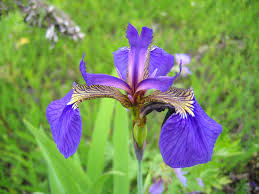
#> input picture images/Seimage1.jpeg, 259 x 194 px
$ jupyter execute Week2_1_inlinedemo.ipynb
#> lines starting #> are read from the running program, lines starting #| are printed output that depends on the picture
[cell 1]
# Import the necessary packages
import cv2
import cv2
import matplotlib.pyplot as plt

def convert_to_grayscale(image):
    """
    Converts an image to grayscale.

    Parameters:
    image (numpy.ndarray): The input image.

    Returns:
    numpy.ndarray: The grayscale image.
    """
    gray_image = cv2.cvtColor(image, cv2.COLOR_BGR2GRAY)
    return gray_image

# Load the color image
image = cv2.imread('images/Seimage1.jpeg')
#> image is the input picture: shape (194, 259, 3); mean B, G, R 94.1, 147, 121.5

# Convert the color image to grayscale
gray_image = convert_to_grayscale(image)
#> in convert_to_grayscale, `gray_image = cv2.cvtColor(image, cv2.COLOR_BGR2GRAY)`:
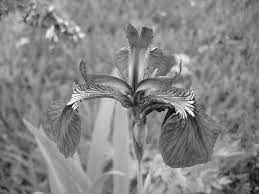
#> gray_image: shape (194, 259); min 1, max 254, mean 133.4

# Display the color image
plt.subplot(1, 2, 1)
plt.imshow(cv2.cvtColor(image, cv2.COLOR_BGR2RGB))
plt.title('Color Image')
plt.axis('off')

# Display the grayscale image
plt.subplot(1, 2, 2)
plt.imshow(gray_image, cmap='gray')
plt.title('Grayscale Image')
plt.axis('off')

# Show the plot
plt.show()
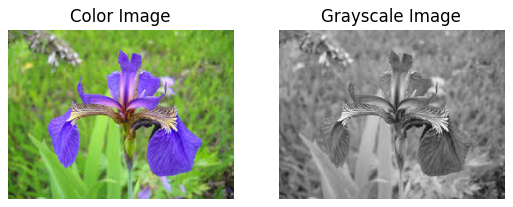
#> figure drawn by matplotlib, 2 panels

$ run again, with images/Veimage5.jpeg copied over images/Seimage1.jpeg
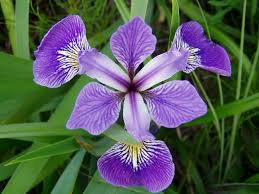
#> input picture images/Veimage5.jpeg, 259 x 194 px
#> image is the input picture: shape (194, 259, 3); mean B, G, R 88, 91.3, 84.6
#> in convert_to_grayscale, `gray_image = cv2.cvtColor(image, cv2.COLOR_BGR2GRAY)`:
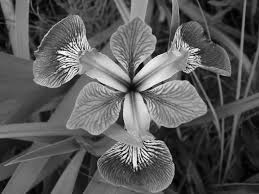
#> gray_image: shape (194, 259); min 0, max 254, mean 88.9
#> `plt.show()`:
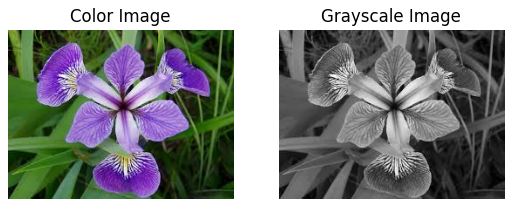
#> figure drawn by matplotlib, 2 panels

$ run again, with images/Viimage2.jpeg copied over images/Seimage1.jpeg
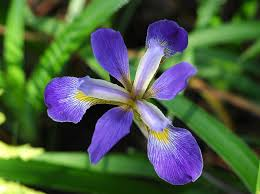
#> input picture images/Viimage2.jpeg, 260 x 194 px
#> image is the input picture: shape (194, 260, 3); mean B, G, R 70.8, 94.3, 75
#> in convert_to_grayscale, `gray_image = cv2.cvtColor(image, cv2.COLOR_BGR2GRAY)`:
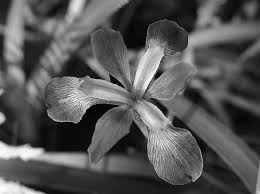
#> gray_image: shape (194, 260); min 0, max 253, mean 85.8
#> `plt.show()`:
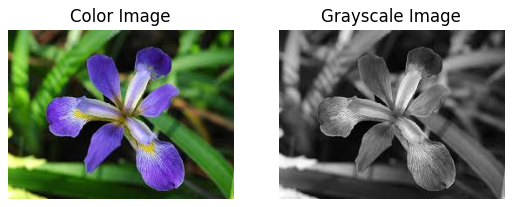
#> figure drawn by matplotlib, 2 panels
